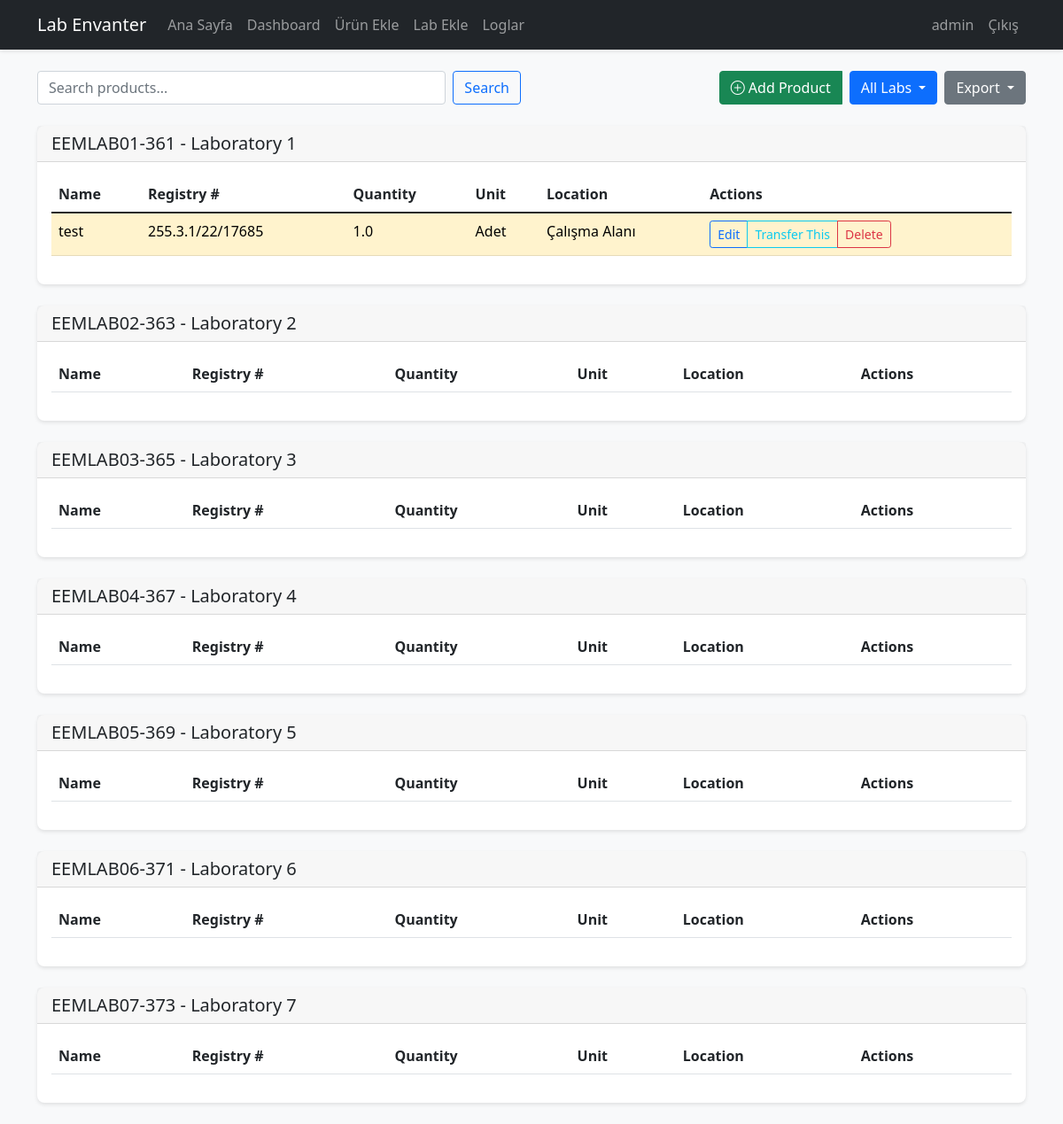
Page /dashboard (signed in) on the earlier database version.
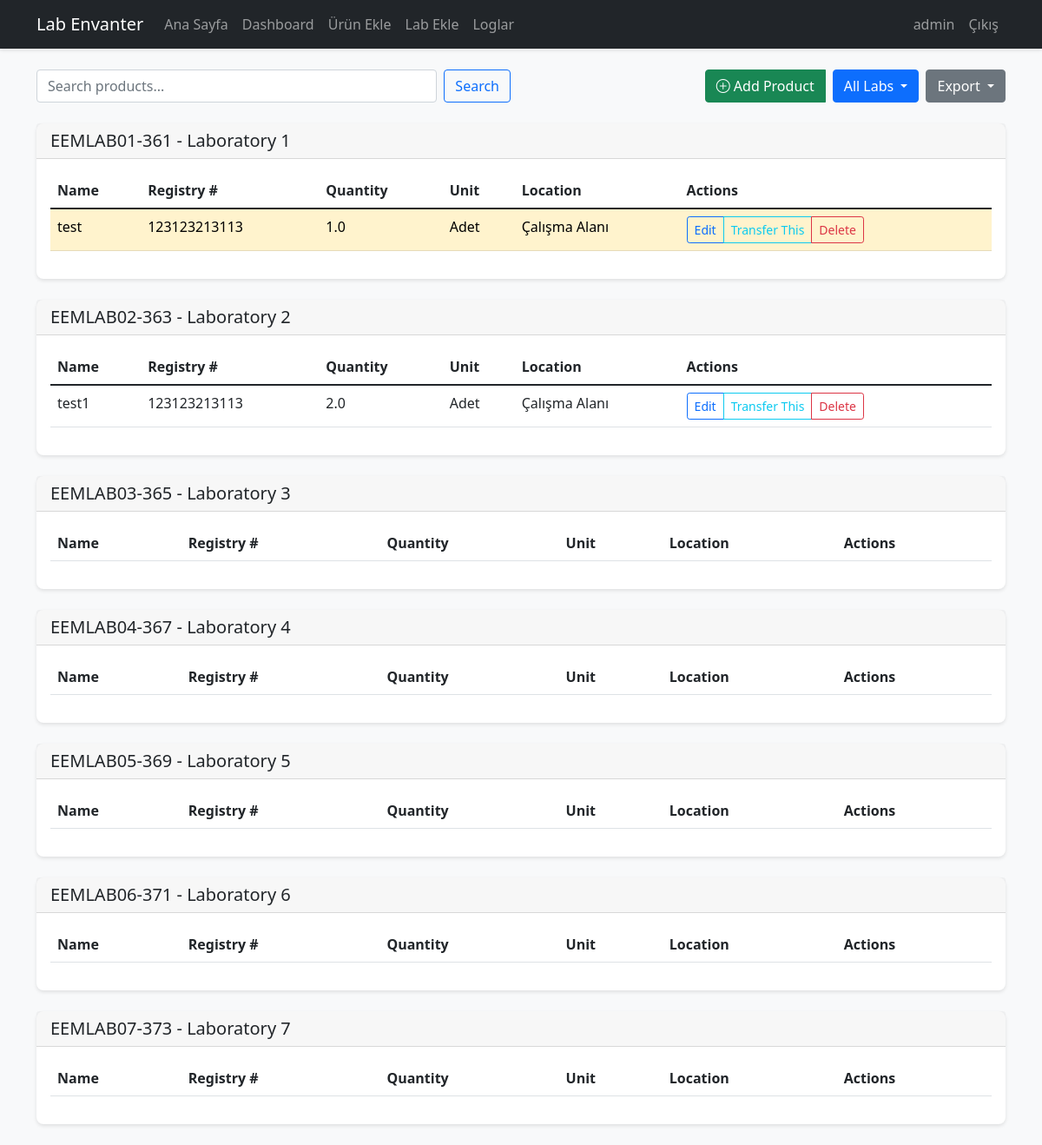
Same page on the later database version.
### app/models/lab.py (models this page shows)
class Lab(db.Model):
    id = db.Column(db.Integer, primary_key=True)
    code = db.Column(db.String(20), unique=True, nullable=False)
    name = db.Column(db.String(100), unique=True, nullable=False)
    description = db.Column(db.Text)
    location = db.Column(db.String(200))
    max_cabinets = db.Column(db.Integer, nullable=False, default=8)
    products = db.relationship('Product', backref='lab', lazy='dynamic')
    PREDEFINED_LABS = [
        ('EEMLAB01-361', 'EEMLAB01-361', 'Laboratory 1', 8),
        ('EEMLAB02-363', 'EEMLAB02-363', 'Laboratory 2', 8),
        ('EEMLAB03-365', 'EEMLAB03-365', 'Laboratory 3', 8),
        ('EEMLAB04-367', 'EEMLAB04-367', 'Laboratory 4', 8),
        ('EEMLAB05-369', 'EEMLAB05-369', 'Laboratory 5', 8),
        ('EEMLAB06-371', 'EEMLAB06-371', 'Laboratory 6', 8),
        ('EEMLAB07-373', 'EEMLAB07-373', 'Laboratory 7', 8),
    ]
    @classmethod
    def get_predefined_labs(cls):
        for code,name,desc,maxc in cls.PREDEFINED_LABS:
            lab = cls.query.filter_by(code=code).first()
            if not lab:
                lab = cls(code=code, name=name, description=desc, max_cabinets=maxc)
                db.session.add(lab)
        db.session.commit()
        return cls.query.filter(cls.code.in_([c for c,_,_,_ in cls.PREDEFINED_LABS])).all()

### app/models/product.py (models this page shows, shortened)
class Product(db.Model):
    id = db.Column(db.Integer, primary_key=True)
    name = db.Column(db.String(200), nullable=False)
    registry_number = db.Column(db.String(50), unique=True, nullable=False, index=True)
    quantity = db.Column(db.Float, nullable=False, default=0)
    unit = db.Column(db.String(20), nullable=False)
    minimum_quantity = db.Column(db.Float, default=0)
    location_type = db.Column(db.String(20), nullable=False)
    location_number = db.Column(db.String(20))
    location_position = db.Column(db.String(10))
    notes = db.Column(db.Text)
    created_at = db.Column(db.DateTime, default=datetime.utcnow)
    updated_at = db.Column(db.DateTime, default=datetime.utcnow, onupdate=datetime.utcnow)
    version_id = db.Column(db.Integer, nullable=False, default=0)
    lab_id = db.Column(db.Integer, db.ForeignKey('lab.id'), nullable=False)
    def get_location_display(self):
        if self.location_type=='workspace':
            return "Çalışma Alanı"
        pos_text='Üst' if self.location_position=='upper' else 'Alt'
        return f"Dolap No: {self.location_number} - {pos_text}"

### app/main/routes.py (the view, shortened to what this page needs)
@bp.route('/dashboard')
@login_required
def dashboard():
    all_labs = Lab.get_predefined_labs()
    selected_lab_code = request.args.get('lab', 'all')
    if selected_lab_code == 'all':
        labs_to_show = all_labs
    return render_template(
        'main/dashboard.html',
        title='Dashboard',
        labs=labs_to_show,
        all_labs=all_labs,
        selected_lab_code=selected_lab_code
    )

### app/__init__.py (called while the page is built)
def create_app(config_class=Config):
    app = Flask(__name__)
    app.config.from_object(config_class)
    db.init_app(app)
    login_manager.init_app(app)
    socketio.init_app(app, cors_allowed_origins="*", async_mode='threading')
    migrate.init_app(app, db)
    login_manager.login_view = 'auth.login'
    login_manager.login_message = 'Please log in to access this page.'
    login_manager.login_message_category = 'info'
    @login_manager.user_loader
    def load_user(user_id):
        return User.query.get(int(user_id))
    from app.main import bp as main_bp
    from app.auth import bp as auth_bp
    app.register_blueprint(main_bp)
    app.register_blueprint(auth_bp, url_prefix='/auth')
    @app.context_processor
    def inject_models():
        return dict(Product=Product)
    with app.app_context():
        db.create_all()
    return app

### app/models/user.py (called while the page is built)
    def is_editor(self):
        return self.role in ['admin', 'editor']

### app/templates/main/dashboard.html (shortened to what this page needs)
{% extends "base.html" %}
{% block content %}
<div class="container mt-4">
    <div class="row mb-4 align-items-center">
        <div class="col-md-6">
            <form action="{{ url_for('main.search_products') }}" method="GET" class="d-flex">
                <input type="text" name="q" class="form-control me-2" placeholder="Search products...">
                <button type="submit" class="btn btn-outline-primary">Search</button>
            </form>
        </div>
        <div class="col-md-6 text-end">
            <div class="btn-group">
                <a href="{{ url_for('main.add_product') }}" class="btn btn-success me-2">
                    <i class="bi bi-plus-circle"></i> Add Product
                </a>
                <div class="dropdown me-2">
                    <button class="btn btn-primary dropdown-toggle" type="button" data-bs-toggle="dropdown">
                        {% if selected_lab_code == 'all' %}
                            All Labs
                        {% else %}
                            {{ selected_lab_code }}
                        {% endif %}
                    </button>
                </div>
                <div class="dropdown">
                    <button class="btn btn-secondary dropdown-toggle" type="button" data-bs-toggle="dropdown">
                        Export
                    </button>
                </div>
            </div>
        </div>
    </div>
    {% for lab in labs %}
    <div class="card mb-4">
        <div class="card-header d-flex justify-content-between align-items-center">
            <h2 class="h5 mb-0">{{ lab.code }} - {{ lab.description }}</h2>
        </div>
        <div class="card-body">
            <div class="table-responsive">
                <table class="table table-hover">
                    <thead>
                        <tr>
                            <th>Name</th>
                            <th>Registry #</th>
                            <th>Quantity</th>
                            <th>Unit</th>
                            <th>Location</th>
                            <th>Actions</th>
                        </tr>
                    </thead>
                    <tbody>
                        {% for product in lab.products %}
                        <tr {% if product.quantity <= product.minimum_quantity %}class="table-warning"{% endif %}>
                            <td>{{ product.name }}</td>
                            <td>{{ product.registry_number }}</td>
                            <td>{{ product.quantity }}</td>
                            <td>{{ product.unit }}</td>
                            <td>{{ product.get_location_display() }}</td>
                            <td>
                                <div class="btn-group">
                                    <a href="{{ url_for('main.edit_product', id=product.id) }}"
                                       class="btn btn-sm btn-outline-primary">Edit</a>
                                    {% if current_user.is_editor() %}
                                    <div class="btn-group">
                                        <a href="{{ url_for('main.transfer_product', product_id=product.id) }}"
                                           class="btn btn-sm btn-outline-info">Transfer This</a>
                                    </div>
                                    {% endif %}
                                    {% if current_user.role == 'admin' %}
                                    <button type="button" class="btn btn-sm btn-outline-danger"
                                            data-bs-toggle="modal" data-bs-target="#deleteModal{{ product.id }}">
                                        Delete
                                    </button>
                                    {% endif %}
                                </div>
                            </td>
                        </tr>
                        {% endfor %}
                    </tbody>
                </table>
            </div>
        </div>
    </div>
    {% endfor %}
</div>
{% endblock %}

Differences in the rows shown:
changed Product "test": registry_number "255.3.1/22/17685" → "123123213113"
added Product: name "test1", registry_number "123123213113", quantity "2.0", unit "Adet", location "Çalışma Alanı", shown under Lab "EEMLAB02-363"
